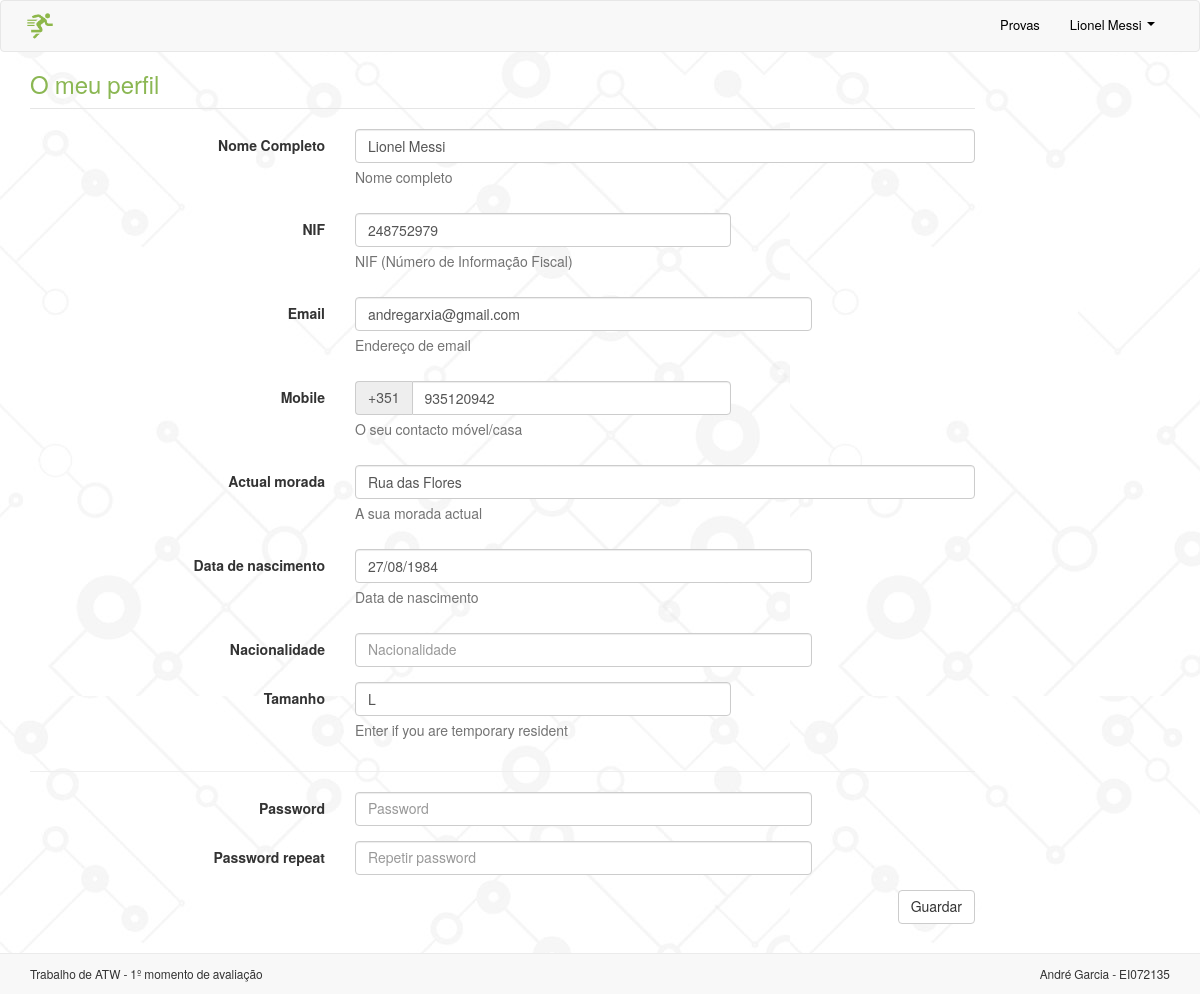
Screenshot of /definicoes.php (signed in) with the database file from the repository.
### tables this page shows
CREATE TABLE `utilizador` (
  `idu` int(11) NOT NULL,
  `nome` text NOT NULL,
  `nif` text,
  `cc` text,
  `datan` text,
  `email` text NOT NULL,
  `telef` text,
  `morada` varchar(500) DEFAULT NULL,
  `nacionalidade` text,
  `genero` text,
  `ativo` tinyint(1) NOT NULL DEFAULT '0',
  `senha` varchar(100) NOT NULL,
  `federado` tinyint(1) NOT NULL DEFAULT '0',
  `tempos` text,
  `tamanho` text
);

### definicoes.php (the view, shortened to what this page needs)
<?php include('header.php') ?>
<?php include('ConnectDB.php');
$connection    = ConnectDB::getInstance()->getConnection();
$id_utilizador = $_SESSION['idu'];
$query         = "SELECT * from utilizador WHERE idu = ".$id_utilizador;
$dados         = mysqli_query($connection, $query)->fetch_row();
?>
<div class="container">
  <div class="row">
    <div class="col-md-10 ">
      <form class="form-horizontal" method="POST" action="" name="saveDef">
        <fieldset>
          <legend><h3 class="titulo">O meu perfil</h3></legend>
          <div class="form-group">
            <label class="col-md-4 control-label" for="nome">Nome Completo</label>
            <div class="col-md-8">
              <input id="nome" name="nome" type="text" placeholder="<?= $dados[1]; ?>" class="form-control input-md"
                     value="<?= $dados[1]; ?>" required="">
              <span class="help-block">Nome completo</span>
            </div>
          </div>
          <div class="form-group">
            <label class="col-md-4 control-label" for="nif">NIF</label>
            <div class="col-md-5">
              <input id="nif" name="nif" type="text" placeholder="nif" class="form-control input-md" value="<?= $dados[2]; ?>">
              <span class="help-block">NIF (Número de Informação Fiscal)</span>
            </div>
          </div>
          <div class="form-group">
            <label class="col-md-4 control-label" for="email">Email</label>
            <div class="col-md-6">
              <input id="email" name="email" type="text" value="<?= $dados[5]; ?>" class="form-control input-md" >
              <span class="help-block">Endereço de email</span>
            </div>
          </div>
          <div class="form-group">
            <label class="col-md-4 control-label" for="tlf">Mobile</label>
            <div class="col-md-5">
              <div class="input-group">
                <span class="input-group-addon">+351</span>
                <input id="tlf" name="tlf" class="form-control" placeholder="Mobile Number" type="text"
                       value="<?= $dados[6]; ?>" >
              </div>
              <p class="help-block">O seu contacto móvel/casa</p>
            </div>
          </div>
          <div class="form-group">
            <label class="col-md-4 control-label" for="morada">Actual morada</label>
            <div class="col-md-8">
              <input id="morada" name="morada" type="text" value="<?= $dados[7]; ?>" placeholder="Onde vive neste momento?" class="form-control input-md" >
              <span class="help-block">A sua morada actual</span>
            </div>
          </div>
          <div class="form-group">
            <label class="col-md-4 control-label" for="datan">Data de nascimento</label>
            <div class="col-md-6">
              <input id="datan" name="datan" type="search" placeholder="Data de nascimento" class="form-control input-md"
                     value="<?= $dados[4]; ?>" >
              <p class="help-block">Data de nascimento</p>
            </div>
          </div>
          <div class="form-group">
            <label class="col-md-4 control-label" for="nacionalidade">Nacionalidade</label>
            <div class="col-md-6">
              <input id="nacionalidade" name="nacionalidade" type="text" value="<?= $dados[8]; ?>" placeholder="Nacionalidade"
                     class="form-control input-md" >
            </div>
          </div>
          <div class="form-group">
            <label class="col-md-4 control-label" for="tamanho">Tamanho</label>
            <div class="col-md-5">
              <input id="tamanho" name="tamanho" type="text" placeholder="Tamanho" value="<?= $dados[14] ?>" class="form-control input-md">
              <span class="help-block">Enter if you are temporary resident</span>
            </div>
          </div>
          <hr>
          <div class="form-group">
            <label class="col-md-4 control-label" for="password">Password</label>
            <div class="col-md-6">
              <input id="password" name="password" type="text" placeholder="Password" class="form-control input-md">
            </div>
          </div>
          <div class="form-group">
            <label class="col-md-4 control-label" for="repeat_password">Password repeat</label>
            <div class="col-md-6">
              <input id="repeat_password" name="repeat_password" type="text" placeholder="Repetir password" class="form-control input-md">
            </div>
          </div>
        </fieldset>
        <button type="submit" class="btn btn-default pull-right" name="saveDef">Guardar</button>
      </form>
    </div>
  </div>
</div>
<?php include('footer.php'); ?>

### assets/css/custom.css (style rules this page uses)
body { background-image: url("../img/upgridbackground.jpg"); font-family: FontAwesome, Helvetica Neue, Helvetica, Arial, sans-serif; }
.titulo { color:#8BB753; }
body { padding-bottom: 70px; }

### rows the page displays
utilizador: nome "Lionel Messi", nif "248752979", email "andregarxia@gmail.com", tlf "935120942", morada "Rua das Flores", datan "27/08/1984", tamanho "L"

### other values shown
$_SESSION['nome'] "Lionel Messi"
